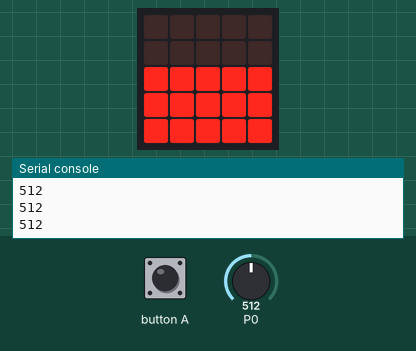
A program run on a simulated BBC micro:bit (MakeCode). On the bench: the board's 5×5 LED display, the last lines printed to the serial console. The inputs (shaded band) are chosen by the test bench; at power-on: P0 = 512 (analog values on the 0–1023 scale). The 48×5 strip is a reading aid, not a part: it shows the text the display is scrolling, unrolled, one strip-width of it at a time.

Above: at 14.4 s.
14.5 s: button A pressed for 0.15 s
At 14.9 s:
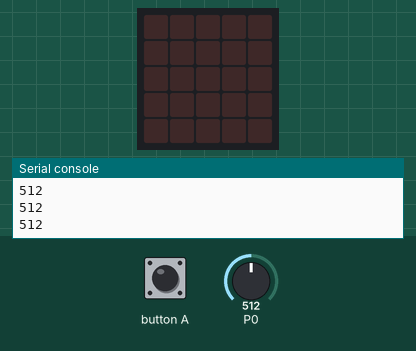
18.2 s: P0 set to 900
At 19.4 s:
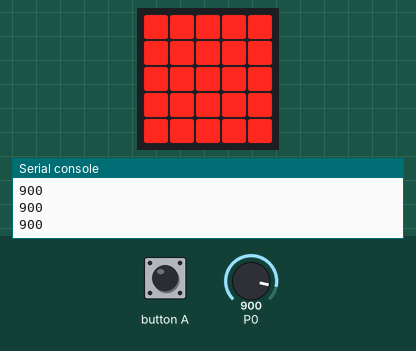
20.1 s: P0 set to 511
At 20.7 s:
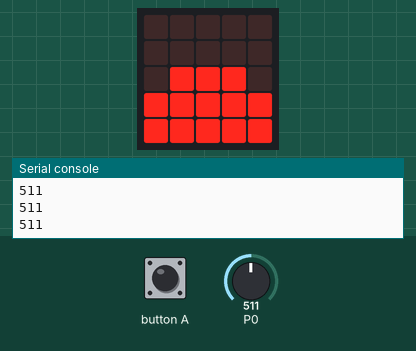
21.6 s: P0 set to 306
At 22.8 s:
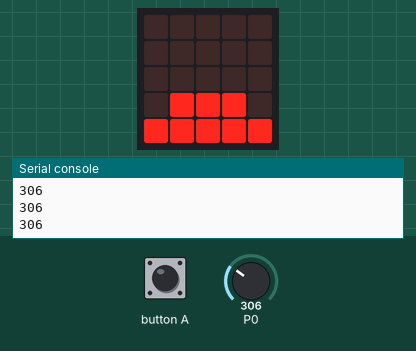
23.1 s: P0 set to 122
At 23.4 s:
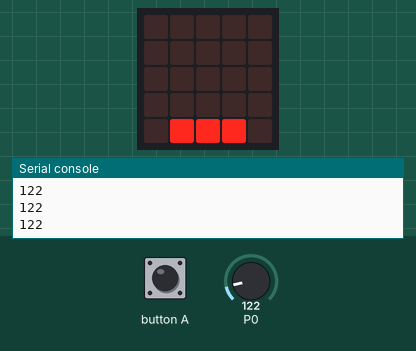

Measured:
- after the input at 14.5 s, the display: changes at once (image 1)
- after the input at 18.2 s, the display: first differs from a run without the input after 0.43 s (image 2)
- after the input at 20.1 s, the display: changes at once (image 3)
- after the input at 21.6 s, the display: changes at once (image 4)
- after the input at 23.1 s, the display: changes at once (image 5)

The program:

main.ts
```typescript
let Lectura = 0
basic.showString("Kokonui canon")
basic.showIcon(IconNames.Heart)
basic.forever(function () {
    Lectura = pins.analogReadPin(AnalogPin.P0)
    led.plotBarGraph(
    Lectura,
    1023
    )
    if (input.buttonIsPressed(Button.A)) {
        basic.clearScreen()
        basic.pause(500)
        basic.showNumber(Lectura)
    }
})
```

test.ts
```typescript
// aquí va el archivo "tests"; esto no se compilará cuando este paquete se utilice como una extensión.
```
